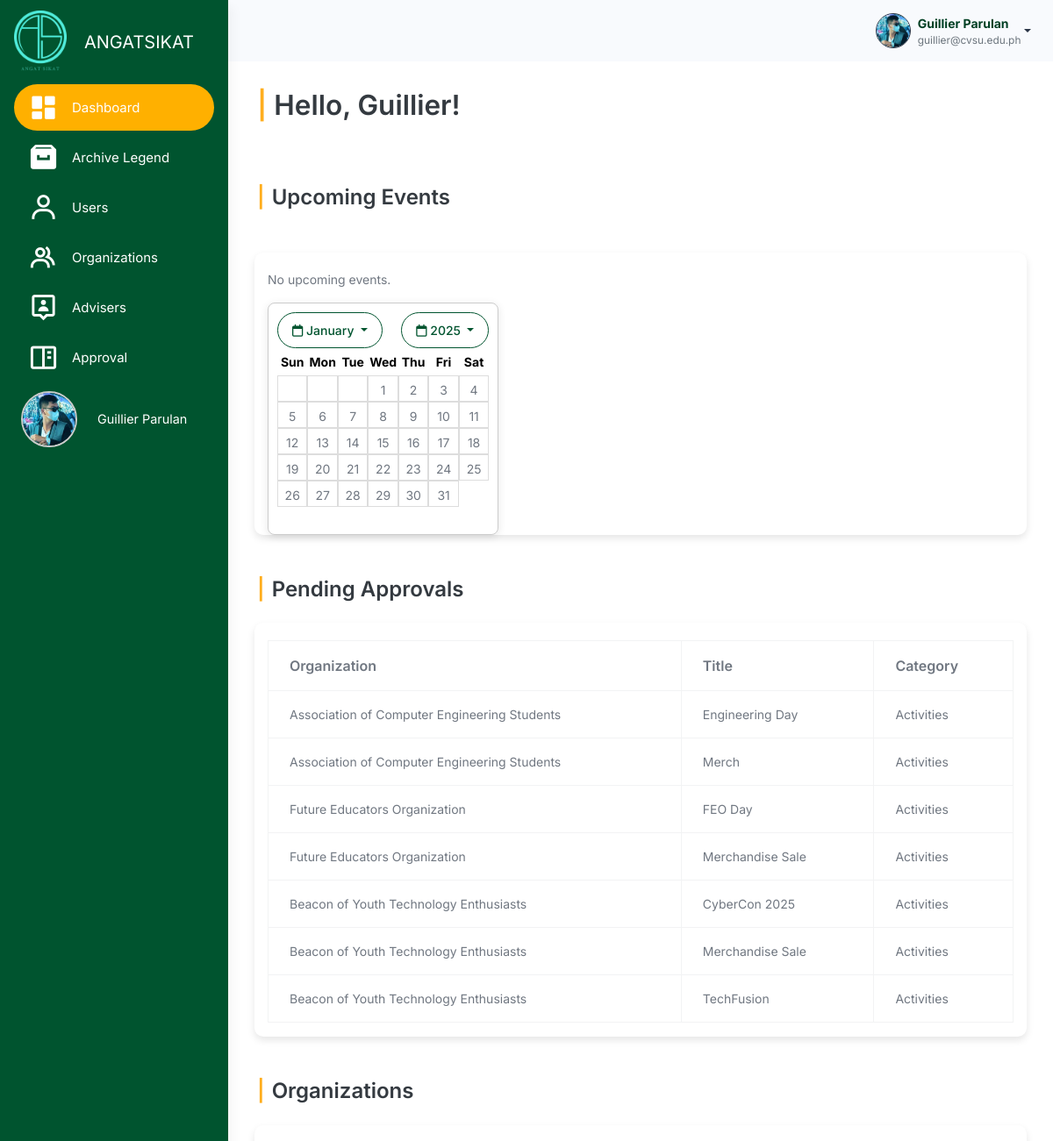
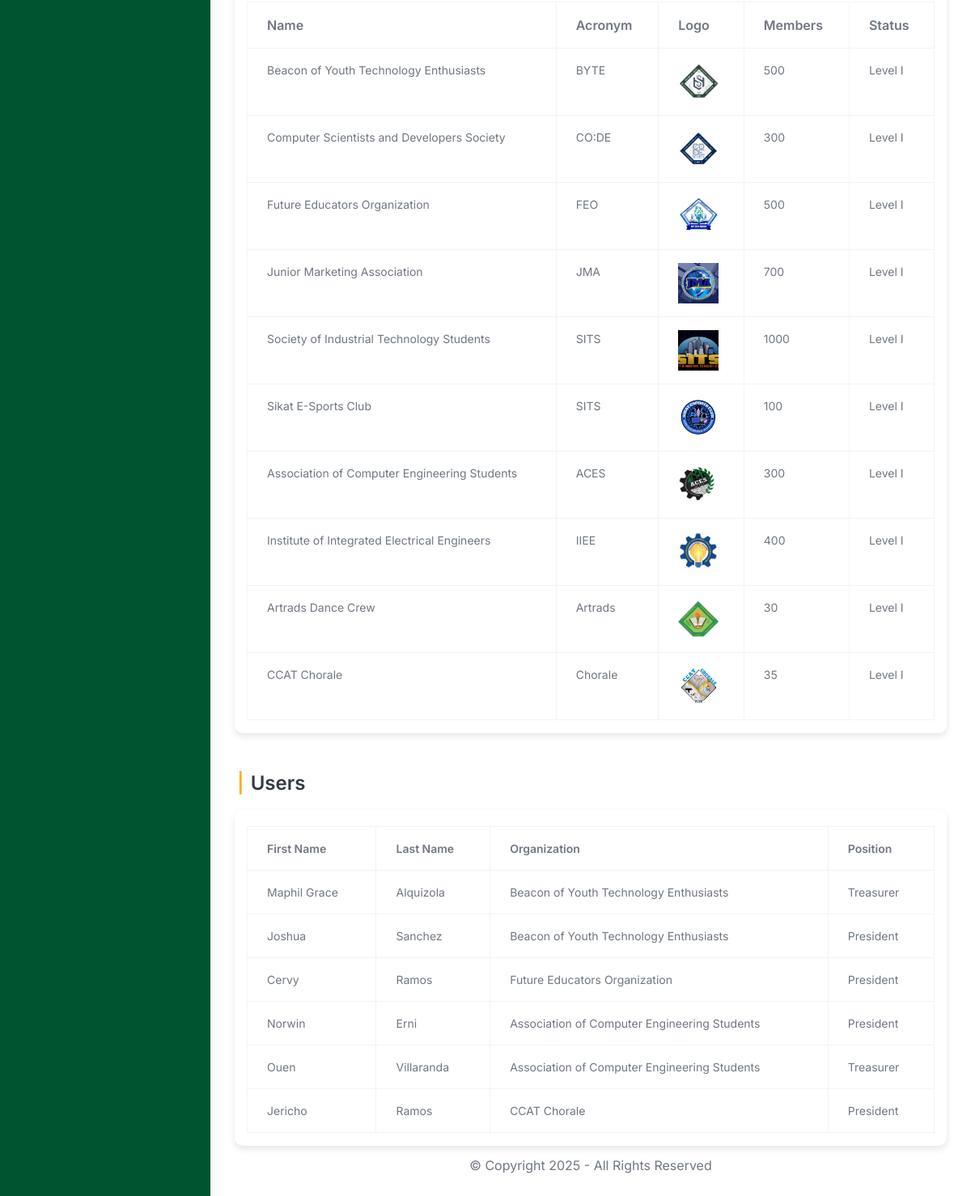
The app's page /src/dashboard/admin_dashboard.php (signed in) with its own data (2 pictures, top to bottom).
### tables this page shows
CREATE TABLE `users` (
  `user_id` int(11) NOT NULL,
  `username` varchar(100) NOT NULL,
  `password` varchar(255) NOT NULL,
  `profile_picture` varchar(255) NOT NULL,
  `first_name` varchar(255) NOT NULL,
  `last_name` varchar(255) NOT NULL,
  `email` varchar(100) NOT NULL,
  `role` enum('admin','officer','member') NOT NULL,
  `organization_id` int(11) DEFAULT NULL,
  `archived` tinyint(1) DEFAULT 0,
  `created_at` timestamp NOT NULL DEFAULT current_timestamp(),
  `position` enum('President','Treasurer') NOT NULL,
  `failed_attempts` int(11) DEFAULT 0,
  `is_locked` tinyint(1) DEFAULT 0,
  `last_failed_attempt` datetime DEFAULT NULL
);

CREATE TABLE `budget_approvals` (
  `approval_id` int(11) NOT NULL,
  `title` varchar(255) NOT NULL,
  `category` varchar(255) NOT NULL,
  `attachment` varchar(255) DEFAULT NULL,
  `status` enum('Pending','Approved','Disapproved') DEFAULT 'Pending',
  `organization_id` int(11) NOT NULL,
  `created_at` timestamp NOT NULL DEFAULT current_timestamp(),
  `archived` tinyint(1) DEFAULT 0,
  `updated_at` datetime DEFAULT current_timestamp() ON UPDATE current_timestamp(),
  `created_by` int(11) NOT NULL
);

CREATE TABLE `organizations` (
  `organization_id` int(11) NOT NULL,
  `organization_name` varchar(255) NOT NULL,
  `acronym` varchar(100) NOT NULL,
  `organization_logo` varchar(255) DEFAULT NULL,
  `organization_members` int(11) NOT NULL DEFAULT 0,
  `organization_status` enum('Probationary','Level I','Level II') NOT NULL DEFAULT 'Probationary',
  `organization_color` varchar(7) DEFAULT NULL,
  `archived` tinyint(1) DEFAULT 0,
  `created_at` timestamp NOT NULL DEFAULT current_timestamp(),
  `balance` decimal(15,2) DEFAULT 0.00,
  `beginning_balance` decimal(15,2) DEFAULT 0.00,
  `income` decimal(15,2) DEFAULT 0.00,
  `expense` decimal(15,2) DEFAULT 0.00,
  `cash_on_bank` decimal(15,2) DEFAULT 0.00,
  `cash_on_hand` decimal(15,2) DEFAULT 0.00
);

### src/dashboard/admin_dashboard.php (the view, shortened to what the rows shown need)
<?php
include("../connection.php");
include '../user_query.php';
?>
<!doctype html>
<html lang="en">
<head>
    <link rel="stylesheet" href="../assets/css/styles.min.css" />
    <link rel="stylesheet" href="../activity_management/css/activities.css" />
    <link href="https://unpkg.com/boxicons@2.1.4/css/boxicons.min.css" rel="stylesheet" />
    <link rel="stylesheet" href="https://cdnjs.cloudflare.com/ajax/libs/font-awesome/6.6.0/css/all.min.css">
</head>
<body>
    <div class="page-wrapper" id="main-wrapper" data-layout="vertical" data-navbarbg="skin6" data-sidebartype="full"
        data-sidebar-position="fixed" data-header-position="fixed">
        <aside class="left-sidebar" id="sidebar">
            <div>
                <nav class="sidebar-nav scroll-sidebar" data-simplebar="">
                    <ul id="sidebarnav">
                        <li class="sidebar-item profile-container">
                            <a class="sidebar-link" href="../user/admin_profile.php" aria-expanded="false"
                                data-tooltip="Profile" style="display: flex; align-items: center; padding: 0.5rem;">
                                <div class="profile-pic-border"
                                    style="height: 4rem; width: 4rem; display: flex; justify-content: center; align-items: center; overflow: hidden; border-radius: 50%; border: 2px solid #ccc;">
                                    <img src="<?php echo !empty($profile_picture) ? '../user/' . htmlspecialchars($profile_picture) : '../user/uploads/default.png'; ?>"
                                        alt="Profile Picture" class="profile-pic"
                                        style="height: 100%; width: 100%; object-fit: cover;" />
                                </div>
                                <span class="profile-name" style="margin-left: 0.5rem; font-size: 0.9rem;">
                                    <?php echo htmlspecialchars($user['first_name']) . ' ' . htmlspecialchars($user['last_name']); ?>
                                </span>
                            </a>
                        </li>
                    </ul>
                </nav>
            </div>
        </aside>
        <div class="body-wrapper">
            <header class="app-header">
                <nav class="navbar navbar-expand-lg navbar-light">
                    <div class="navbar-collapse justify-content-end px-0" id="navbarNav">
                        <ul class="navbar-nav flex-row ms-auto align-items-center justify-content-end">
                            <li class="nav-item dropdown">
                                <div class="dropdown">
                                    <a href="#" class="dropdown-toggle d-flex align-items-center"
                                        data-bs-toggle="dropdown" aria-expanded="false" style="text-decoration: none;">
                                        <img class="border border-dark rounded-circle"
                                            src="<?php echo !empty($profile_picture) ? '../user/' . $profile_picture : '../user/uploads/default.png'; ?>"
                                            alt="Profile"
                                            style="width: 40px; height: 40px; margin-left: 10px; object-fit: cover;">
                                        <div class="d-flex flex-column align-items-start ms-2">
                                            <span style="font-weight: bold; color: #004024;">
                                                <?php echo htmlspecialchars($fullname); ?>
                                            </span>
                                            <span style="font-size: 0.85em; color: #6c757d;">
                                                <?php echo htmlspecialchars($email); ?>
                                            </span>
                                        </div>
                                    </a>
                                </div>
                            </li>
                        </ul>
                    </div>
                </nav>
            </header>
            <div class="container-fluid">
                <div class="row">
                    <h1 class="welcome-message h5 fw-bold mb-4">
                        <span class="text-warning fw-bold me-2">|</span>Hello,
                        <?php echo htmlspecialchars($user['first_name']); ?>!
                    </h1>
                    <div>
                        <h3 class="title h5 fw-bold mb-4 mt-5">
                        </h3>
                        <div class="mx-auto">
                            <div class="container">
                                    <div id="tableContent" class="table-responsive">
                                        <table class="table table-bordered">
                                            <thead class="thead-light fw-bold">
                                                <tr class="fw-bold fs-4 text-dark">
                                                    <th>Organization</th>
                                                    <th>Title</th>
                                                    <th>Category</th>
                                                </tr>
                                            </thead>
                                            <tbody>
                                                <?php $query = "
                                                    SELECT b.*, o.organization_name
                                                    FROM budget_approvals b
                                                    JOIN organizations o ON b.organization_id = o.organization_id WHERE b.archived=0";
                                                $result = mysqli_query($conn, $query);
                                                if ($result->num_rows > 0) {
                                                    while ($row = mysqli_fetch_assoc($result)) {
                                                        $organization = $row['organization_name'];
                                                        $title = $row['title'];
                                                        $category = $row['category'];
                                                        echo
                                                        "<tr>
                                                            <td>".htmlspecialchars($organization) ."</td>
                                                            <td>".htmlspecialchars($title) ."</td>
                                                            <td>". htmlspecialchars($category)."</td>
                                                        </tr>";
                                                    }
                                                } else {
                                                    echo
                                                    "<tr>
                                                        <td colspan='3' class='text-center'>No organizations found</td>
                                                    </tr>";
                                                }
                                                ?>
                                            </tbody>
                                        </table>
                                    </div>
                            </div>
                            <?php
                                $sql = "SELECT * FROM organizations WHERE archived = 0";
                                $result = $conn->query($sql);
                            ?>
                            <div class="container">
                                    <div id="tableContent" class="table-responsive">
                                        <table class="table table-bordered">
                                            <thead class="thead-light fw-bold">
                                                <tr class="fw-bold fs-4 text-dark">
                                                    <th>Name</th>
                                                    <th>Acronym</th>
                                                    <th>Logo</th>
                                                    <th>Members</th>
                                                    <th>Status</th>
                                                </tr>
                                            </thead>
                                            <tbody>
                                                <?php if ($result->num_rows > 0): ?>
                                                    <?php while ($row = $result->fetch_assoc()): ?>
                                                        <?php
                                                        $organization_logo = $row['organization_logo'];
                                                        $logo_path = !empty($organization_logo) && file_exists('../organization_management/uploads/' . $organization_logo)
                                                                    ? '../organization_management/uploads/' . $organization_logo
                                                                    : '../organization_management/uploads/default_logo.png';
                                                        ?>
                                                        <tr>
                                                            <td><?php echo htmlspecialchars($row['organization_name']); ?></td>
                                                            <td><?php echo htmlspecialchars($row['acronym']); ?></td>
                                                            <td>
                                                                <img src="<?php echo htmlspecialchars($logo_path); ?>" alt="Logo"
                                                                    style="width: 50px; height: 50px; object-fit: cover;">
                                                            </td>
                                                            <td><?php echo htmlspecialchars($row['organization_members']); ?></td>
                                                            <td><?php echo htmlspecialchars($row['organization_status']); ?></td>
                                                        </tr>
                                                    <?php endwhile; ?>
                                                <?php else: ?>
                                                    <tr>
                                                        <td colspan="7" class="text-center">No organizations found</td>
                                                    </tr>
                                                <?php endif; ?>
                                            </tbody>
                                        </table>
                                    </div>
                            </div>
                        </div>
                        <div>
                            <div class="container">
                                <div id="tableContent" class="table-responsive">
                                    <table class="table table-bordered">
                                        <thead class="thead-light fw-bold">
                                            <tr>
                                                <th>First Name</th>
                                                <th>Last Name</th>
                                                <th>Organization</th>
                                                <th>Position</th>
                                            </tr>
                                        </thead>
                                        <tbody>
                                            <?php
                                            $userQuery = "SELECT users.*, organizations.organization_name
                                                        FROM users
                                                        JOIN organizations ON users.organization_id = organizations.organization_id
                                                        WHERE users.role = 'officer' AND users.archived = 0";
                                            $userResult = $conn->query($userQuery);
                                            if ($userResult->num_rows > 0) {
                                                while ($userRow = $userResult->fetch_assoc()) {
                                                    echo "<tr>
                                                            <td>{$userRow['first_name']}</td>
                                                            <td>{$userRow['last_name']}</td>
                                                            <td>{$userRow['organization_name']}</td>
                                                            <td>{$userRow['position']}</td>
                                                        </tr>";
                                                }
                                            } else {
                                                echo "<tr><td colspan='7' class='text-center'>No users found</td></tr>";
                                            }
                                            ?>
                                        </tbody>
                                    </table>
                                </div>
                            </div>
                        </div>
                    </div>
                    <div class="py-6 px-6 text-center d-none d-sm-block">
                        <p class="mb-0 fs-4">© Copyright 2025 - All Rights Reserved</p>
                    </div>
                </div>
            </div>
        </div>
    </div>
</body>
</html>

### records on screen
users: profile_picture (picture), first_name "Guillier", last_name "Parulan", fullname "Guillier Parulan", email "guillier@cvsu.edu.ph"
budget_approvals: organization.organization_name "Association of Computer Engineering Students", title "Engineering Day", category "Activities"
budget_approvals: organization.organization_name "Association of Computer Engineering Students", title "Merch", category "Activities"
budget_approvals: organization.organization_name "Future Educators Organization", title "FEO Day", category "Activities"
budget_approvals: organization.organization_name "Future Educators Organization", title "Merchandise Sale", category "Activities"
budget_approvals: organization.organization_name "Beacon of Youth Technology Enthusiasts", title "CyberCon 2025", category "Activities"
budget_approvals: organization.organization_name "Beacon of Youth Technology Enthusiasts", title "Merchandise Sale", category "Activities"
budget_approvals: organization.organization_name "Beacon of Youth Technology Enthusiasts", title "TechFusion", category "Activities"
organizations: organization_name "Beacon of Youth Technology Enthusiasts", acronym "BYTE", organization_logo (picture), organization_members "500", organization_status "Level I"
organizations: organization_name "Computer Scientists and Developers Society", acronym "CO:DE", organization_logo (picture), organization_members "300", organization_status "Level I"
organizations: organization_name "Future Educators Organization", acronym "FEO", organization_logo (picture), organization_members "500", organization_status "Level I"
organizations: organization_name "Junior Marketing Association", acronym "JMA", organization_logo (picture), organization_members "700", organization_status "Level I"
organizations: organization_name "Society of Industrial Technology Students", acronym "SITS", organization_logo (picture), organization_members "1000", organization_status "Level I"
organizations: organization_name "Sikat E-Sports Club", acronym "SITS", organization_logo (picture), organization_members "100", organization_status "Level I"
organizations: organization_name "Association of Computer Engineering Students", acronym "ACES", organization_logo (picture), organization_members "300", organization_status "Level I"
organizations: organization_name "Institute of Integrated Electrical Engineers", acronym "IIEE", organization_logo (picture), organization_members "400", organization_status "Level I"
organizations: organization_name "Artrads Dance Crew", acronym "Artrads", shows a picture, organization_members "30", organization_status "Level I"
organizations: organization_name "CCAT Chorale", acronym "Chorale", organization_logo (picture), organization_members "35", organization_status "Level I"
users: first_name "Maphil Grace", last_name "Alquizola", organization.organization_name "Beacon of Youth Technology Enthusiasts", position "Treasurer"
users: first_name "Joshua", last_name "Sanchez", organization.organization_name "Beacon of Youth Technology Enthusiasts", position "President"
users: first_name "Cervy", last_name "Ramos", organization.organization_name "Future Educators Organization", position "President"
users: first_name "Norwin", last_name "Erni", organization.organization_name "Association of Computer Engineering Students", position "President"
users: first_name "Ouen", last_name "Villaranda", organization.organization_name "Association of Computer Engineering Students", position "Treasurer"
users: first_name "Jericho", last_name "Ramos", organization.organization_name "CCAT Chorale", position "President"
